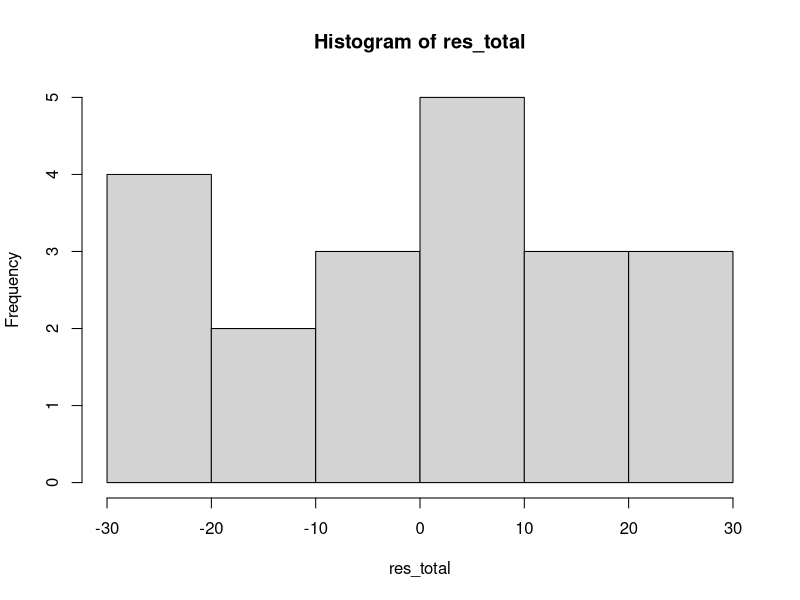

This figure's R source:
table <- matrix(c( 575, 542, 530, 539, 570, 
                        565, 593, 590, 579, 610, 
                        600, 651, 610, 637, 629, 
                        725, 700, 715, 685, 710 ), nrow = 4, ncol = 5, byrow= T )

table

a <- 4

n <- 5


(med_total = mean(table))

#Soma de quadrados Total

(sqtotal = sum((table - med_total)**2))



#Soma de quadrados dos Tratamentos

med_trat <- c()

for (i in 1:a) {
  
  mean <- mean(table[i,])
  med_trat <- c(med_trat,mean)
  
  
}


(sqtrat = n*sum((med_trat - med_total)**2))


#Soma de quadrados dos resíduos

sqres = sqtotal - sqtrat


#Graus de Liberdade 

gl_trat = a - 1

gl_res = (a*n) - a

gl_total = (a*n) - 1 

#Quadrado Médio

qm_trat = sqtrat/gl_trat

qm_res = sqres/gl_res


#Estatística do Teste 

Est_F = qm_trat/qm_res


(pvalor = pf(Est_F,gl_trat,gl_res, lower.tail = F ))




#Construção dos resíduos 

res_total <- matrix(0, 4, 5)

for (i in 1:a) {
  
  for (j in 1:n) {
    
    res <- table[i,j] - (med_total + (med_trat[i] - med_total))
    
    res_total[i,j] <- res
    
    
  }
  
  
}

# Análise de residuo 

res_total

hist(res_total)

#Padronizando os dados


sd_res <- sd(res_total)


res_pad <- res_total/sd_res


#Teste de normalidade shapiro wilk 

shapiro.test(res_total)



#Testes de independência 





  













